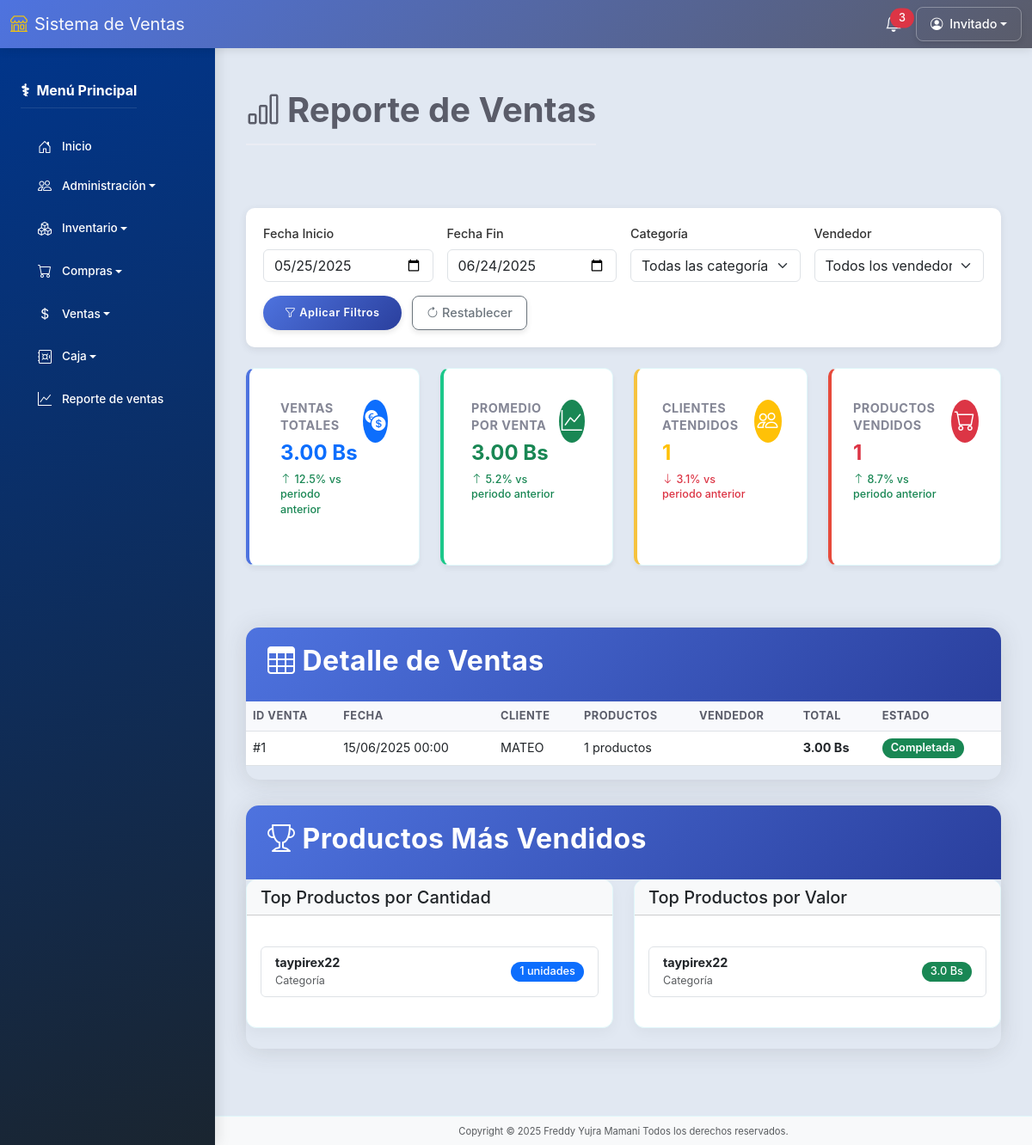
The app's page /reportes/ventas, older data.
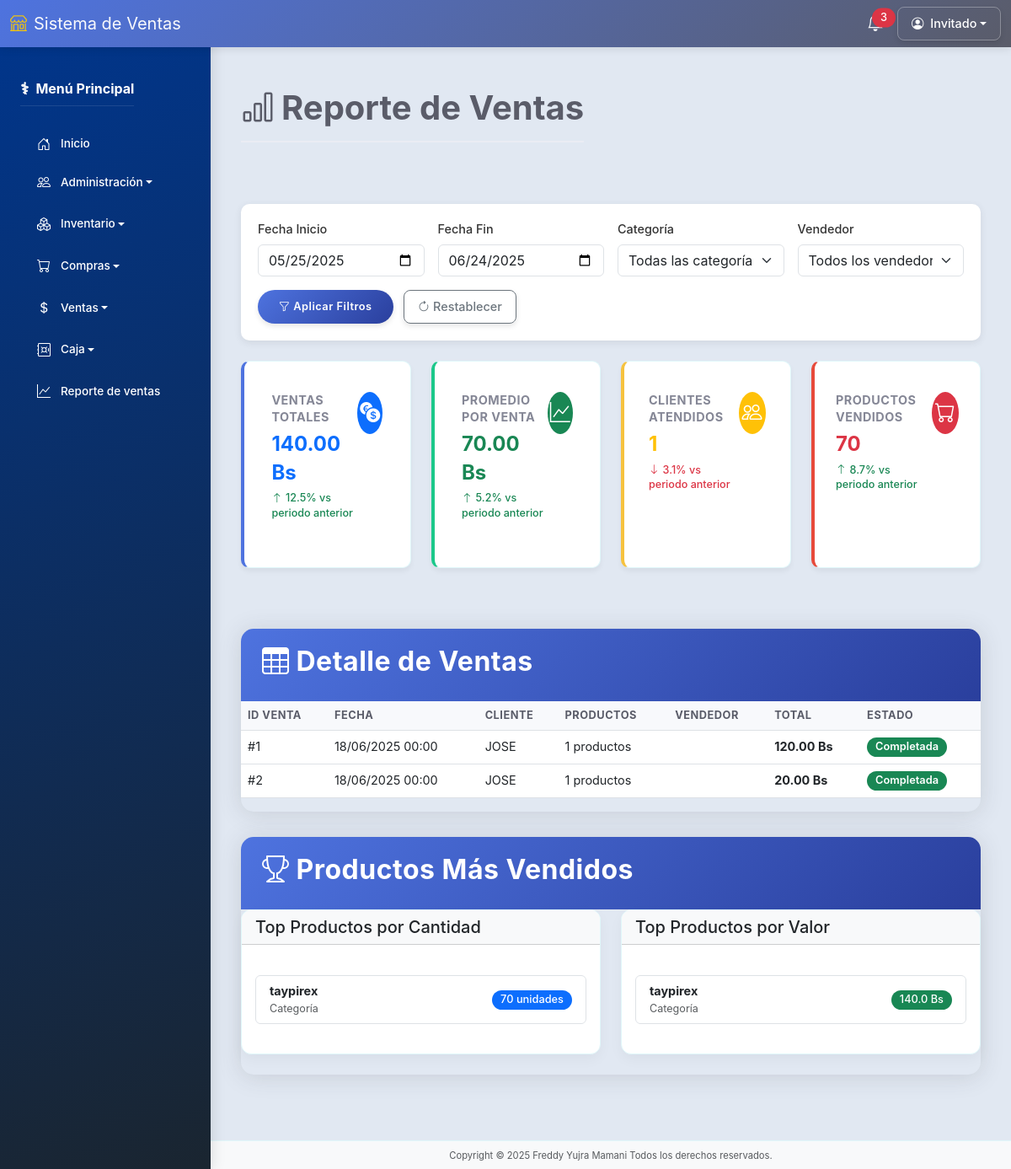
The same page, newer data.
### models/venta_model.py (models this page shows, shortened)
class Venta(db.Model):
    __tablename__ = "ventas"
    id = db.Column(db.Integer, primary_key=True)
    cliente_id = db.Column(db.Integer, db.ForeignKey('clientes.id'))
    total = db.Column(db.Numeric(10,2), default=0.0)
    descuento = db.Column(db.Numeric(10,2), default=0.0)
    total_neto = db.Column(db.Numeric(10,2), default=0.0)
    descripcion = db.Column(db.Text)
    fecha = db.Column(db.DateTime, default=datetime.utcnow)
    usuario_id = db.Column(db.Integer, db.ForeignKey('usuarios.id'))
    created_at = db.Column(db.DateTime, default=datetime.utcnow)
    updated_at = db.Column(db.DateTime, default=datetime.utcnow, onupdate=datetime.utcnow)
    deleted_at = db.Column(db.DateTime)
    cliente = db.relationship('Cliente', backref='ventas')
    usuario = db.relationship('Usuario', backref='ventas')
    detalles = db.relationship('VentaDetalle', backref='venta', cascade='all, delete-orphan')

### models/cliente_model.py (models this page shows, shortened)
class Cliente(db.Model):
    __tablename__ = "clientes"
    id = db.Column(db.Integer, primary_key=True)
    nombre = db.Column(db.String(150), nullable=False)
    tipo_documento = db.Column(db.String(20))
    documento = db.Column(db.String(20))
    complemento = db.Column(db.String(10))
    telefono = db.Column(db.String(15))
    estado = db.Column(db.Boolean, default=True)
    created_at = db.Column(db.DateTime, default=datetime.utcnow)
    updated_at = db.Column(db.DateTime, default=datetime.utcnow, onupdate=datetime.utcnow)
    deleted_at = db.Column(db.DateTime)

### models/producto_model.py (models this page shows, shortened)
class Producto(db.Model):
    __tablename__ = "productos"
    id = db.Column(db.Integer, primary_key=True)
    imagen = db.Column(db.String(200))
    codigo = db.Column(db.String(100))
    barcode = db.Column(db.String(200))
    nombre_comercial = db.Column(db.String(200), nullable=False)
    nombre_generico = db.Column(db.String(200))
    categoria_id = db.Column(db.Integer, db.ForeignKey('categorias.id'))
    laboratorio_id = db.Column(db.Integer, db.ForeignKey('laboratorios.id'))
    presentacion_id = db.Column(db.Integer, db.ForeignKey('presentaciones.id'))
    descripcion = db.Column(db.String(200))
    precio_compra = db.Column(db.Numeric(10,2))
    precio_venta = db.Column(db.Numeric(10,2))
    cantidad = db.Column(db.Integer, default=0)
    estado = db.Column(db.Boolean, default=True)
    created_at = db.Column(db.DateTime, default=datetime.utcnow)
    updated_at = db.Column(db.DateTime, default=datetime.utcnow, onupdate=datetime.utcnow)
    deleted_at = db.Column(db.DateTime)
    categoria = db.relationship('Categoria', backref='productos')
    laboratorio = db.relationship('Laboratorio', backref='productos')
    presentacion = db.relationship('Presentacion', backref='productos')

### controllers/reporte_controller.py (the view)
@reporte_bp.route('/ventas', methods=['GET', 'POST'])
def reporte_ventas():
    fecha_inicio = request.form.get('fechaInicio', (datetime.now() - timedelta(days=30)).strftime('%Y-%m-%d'))
    fecha_fin = request.form.get('fechaFin', datetime.now().strftime('%Y-%m-%d'))
    categoria_id = request.form.get('categoria', '')
    vendedor_id = request.form.get('vendedor', '')
    fecha_inicio_dt = datetime.strptime(fecha_inicio, '%Y-%m-%d')
    fecha_fin_dt = datetime.strptime(fecha_fin, '%Y-%m-%d') + timedelta(days=1)  # Incluir todo el día fin
    ventas_query = Venta.query.filter(
        Venta.fecha >= fecha_inicio_dt,
        Venta.fecha <= fecha_fin_dt,
        Venta.deleted_at.is_(None)
    )
    if categoria_id:
        ventas_query = ventas_query.join(Venta.detalles).join(VentaDetalle.producto).filter(
            Producto.categoria_id == categoria_id
        )
    if vendedor_id:
        ventas_query = ventas_query.filter(Venta.usuario_id == vendedor_id)
    ventas = ventas_query.all()
    total_ventas = sum(venta.total_neto for venta in ventas)
    promedio_venta = total_ventas / len(ventas) if ventas else 0
    clientes_atendidos = len(set(venta.cliente_id for venta in ventas))
    productos_vendidos = sum(
        detalle.cantidad
        for venta in ventas
        for detalle in venta.detalles
    )
    datos_tendencia = calcular_tendencia_ventas(ventas, fecha_inicio_dt, fecha_fin_dt)
    datos_categorias = calcular_ventas_por_categoria(ventas)
    top_cantidad, top_valor = calcular_top_productos(ventas)
    categorias = Categoria.query.all()
    vendedores = Usuario.query.all()
    return render_template('reportes/ventas.html',
                           fecha_inicio=fecha_inicio,
                           fecha_fin=fecha_fin,
                           categoria_seleccionada=int(categoria_id) if categoria_id else '',
                           vendedor_seleccionado=int(vendedor_id) if vendedor_id else '',
                           total_ventas=total_ventas,
                           promedio_venta=promedio_venta,
                           clientes_atendidos=clientes_atendidos,
                           productos_vendidos=productos_vendidos,
                           datos_tendencia=json.dumps(datos_tendencia),
                           datos_categorias=json.dumps(datos_categorias),
                           ventas=ventas,
                           categorias=categorias,
                           vendedores=vendedores,
                           top_cantidad=top_cantidad[:5],
                           top_valor=top_valor[:5],
                           fecha_generacion=datetime.now().strftime('%d/%m/%Y %H:%M:%S'))

### templates/reportes/ventas.html (shortened to what this page needs)
{% extends "base.html" %}
{% block content %}
<link href="{{ url_for('static', filename='css/reportes.css') }}" rel="stylesheet">
<div class="container py-4 content-below-navbar">
    <div class="d-flex justify-content-between align-items-center mb-5">
        <div>
            <h1 class="page-title">
                <i class="bi bi-bar-chart me-2"></i>Reporte de Ventas
            </h1>
        </div>
    </div>
    <div id="pdf-content">
        <form method="POST" action="{{ url_for('reporte.reporte_ventas') }}">
            <div class="filter-card mb-4">
                <div class="row g-3">
                    <div class="col-md-3">
                        <label class="form-label fw-medium">Fecha Inicio</label>
                        <input type="date" class="form-control" name="fechaInicio" value="{{ fecha_inicio }}">
                    </div>
                    <div class="col-md-3">
                        <label class="form-label fw-medium">Fecha Fin</label>
                        <input type="date" class="form-control" name="fechaFin" value="{{ fecha_fin }}">
                    </div>
                    <div class="col-md-3">
                        <label class="form-label fw-medium">Categoría</label>
                        <select class="form-select" name="categoria">
                            <option value="">Todas las categorías</option>
                        </select>
                    </div>
                    <div class="col-md-3">
                        <label class="form-label fw-medium">Vendedor</label>
                        <select class="form-select" name="vendedor">
                            <option value="">Todos los vendedores</option>
                        </select>
                    </div>
                    <div class="col-md-12 mt-3">
                        <button type="submit" class="btn filter-btn text-white">
                            <i class="bi bi-funnel me-1"></i>Aplicar Filtros
                        </button>
                        <a href="{{ url_for('reporte.reporte_ventas') }}" class="btn btn-outline-secondary ms-2">
                            <i class="bi bi-arrow-clockwise me-1"></i>Restablecer
                        </a>
                    </div>
                </div>
            </div>
        </form>
        <div class="row mb-5">
            <div class="col-md-3 mb-4">
                <div class="card summary-card summary-primary h-100">
                    <div class="card-body">
                        <div class="d-flex justify-content-between">
                            <div>
                                <div class="summary-title">VENTAS TOTALES</div>
                                <div class="summary-value text-primary">{{ total_ventas|round(2) }} Bs</div>
                                <div class="text-success small fw-medium">
                                    <i class="bi bi-arrow-up me-1"></i>12.5% vs periodo anterior
                                </div>
                            </div>
                            <div class="icon-circle bg-primary text-white">
                                <i class="bi bi-currency-exchange"></i>
                            </div>
                        </div>
                    </div>
                </div>
            </div>
            <div class="col-md-3 mb-4">
                <div class="card summary-card summary-success h-100">
                    <div class="card-body">
                        <div class="d-flex justify-content-between">
                            <div>
                                <div class="summary-title">PROMEDIO POR VENTA</div>
                                <div class="summary-value text-success">{{ promedio_venta|round(2) }} Bs</div>
                                <div class="text-success small fw-medium">
                                    <i class="bi bi-arrow-up me-1"></i>5.2% vs periodo anterior
                                </div>
                            </div>
                            <div class="icon-circle bg-success text-white">
                                <i class="bi bi-graph-up"></i>
                            </div>
                        </div>
                    </div>
                </div>
            </div>
            <div class="col-md-3 mb-4">
                <div class="card summary-card summary-warning h-100">
                    <div class="card-body">
                        <div class="d-flex justify-content-between">
                            <div>
                                <div class="summary-title">CLIENTES ATENDIDOS</div>
                                <div class="summary-value text-warning">{{ clientes_atendidos }}</div>
                                <div class="text-danger small fw-medium">
                                    <i class="bi bi-arrow-down me-1"></i>3.1% vs periodo anterior
                                </div>
                            </div>
                            <div class="icon-circle bg-warning text-white">
                                <i class="bi bi-people"></i>
                            </div>
                        </div>
                    </div>
                </div>
            </div>
            <div class="col-md-3 mb-4">
                <div class="card summary-card summary-danger h-100">
                    <div class="card-body">
                        <div class="d-flex justify-content-between">
                            <div>
                                <div class="summary-title">PRODUCTOS VENDIDOS</div>
                                <div class="summary-value text-danger">{{ productos_vendidos }}</div>
                                <div class="text-success small fw-medium">
                                    <i class="bi bi-arrow-up me-1"></i>8.7% vs periodo anterior
                                </div>
                            </div>
                            <div class="icon-circle bg-danger text-white">
                                <i class="bi bi-cart"></i>
                            </div>
                        </div>
                    </div>
                </div>
            </div>
        </div>
        <div class="report-card">
            <div class="report-header">
                <h2><i class="bi bi-table me-2"></i>Detalle de Ventas</h2>
            </div>
            <div class="card-body">
                <div class="table-responsive">
                    <table class="table data-table table-hover">
                        <thead>
                            <tr>
                                <th>ID Venta</th>
                                <th>Fecha</th>
                                <th>Cliente</th>
                                <th>Productos</th>
                                <th>Vendedor</th>
                                <th>Total</th>
                                <th>Estado</th>
                            </tr>
                        </thead>
                        <tbody>
                            {% for venta in ventas %}
                            <tr>
                                <td>#{{ venta.id }}</td>
                                <td>{{ venta.fecha.strftime('%d/%m/%Y %H:%M') }}</td>
                                <td>{{ venta.cliente.nombre }}</td>
                                <td>{{ venta.detalles|length }} productos</td>
                                <td>{{ venta.usuario.nombre }}</td>
                                <td class="fw-bold">{{ venta.total_neto|round(2) }} Bs</td>
                                <td><span class="badge bg-success badge-sale">Completada</span></td>
                            </tr>
                            {% endfor %}
                        </tbody>
                    </table>
                </div>
            </div>
        </div>
        <div class="report-card">
            <div class="report-header">
                <h2><i class="bi bi-trophy me-2"></i>Productos Más Vendidos</h2>
            </div>
            <div class="card-body">
                <div class="row">
                    <div class="col-md-6 mb-4">
                        <div class="card h-100">
                            <div class="card-header bg-light">
                                <h5 class="mb-0">Top Productos por Cantidad</h5>
                            </div>
                            <div class="card-body">
                                <div class="list-group">
                                    {% for producto in top_cantidad %}
                                    <div class="list-group-item d-flex justify-content-between align-items-center">
                                        <div>
                                            <div class="fw-bold">{{ producto.nombre }}</div>
                                            <small class="text-muted">Categoría</small>
                                        </div>
                                        <span class="badge bg-primary rounded-pill">{{ producto.cantidad }} unidades</span>
                                    </div>
                                    {% endfor %}
                                </div>
                            </div>
                        </div>
                    </div>
                    <div class="col-md-6 mb-4">
                        <div class="card h-100">
                            <div class="card-header bg-light">
                                <h5 class="mb-0">Top Productos por Valor</h5>
                            </div>
                            <div class="card-body">
                                <div class="list-group">
                                    {% for producto in top_valor %}
                                    <div class="list-group-item d-flex justify-content-between align-items-center">
                                        <div>
                                            <div class="fw-bold">{{ producto.nombre }}</div>
                                            <small class="text-muted">Categoría</small>
                                        </div>
                                        <span class="badge bg-success rounded-pill">{{ producto.total|round(2) }} Bs</span>
                                    </div>
                                    {% endfor %}
                                </div>
                            </div>
                        </div>
                    </div>
                </div>
            </div>
        </div>
    </div>
</div>
{% endblock %}

Row changes from the older to the newer data that the page shows:
changed Venta id 1: fecha "15/06/2025 00:00" → "18/06/2025 00:00"; cliente.nombre "MATEO" → "JOSE"; total_neto "3.00" → "120.00"
added Venta: id "2", fecha "18/06/2025 00:00", cliente.nombre "JOSE", detalles|length "1", total_neto "20.00"
changed Producto: nombre "taypirex22" → "taypirex"; cantidad "1" → "70"; total "3.0" → "140.0"
Text that changed along with them:
{{ total_ventas|round(2) }}: "3.00" → "140.00"
{{ promedio_venta|round(2) }}: "3.00" → "70.00"
{{ productos_vendidos }}: "1" → "70"
